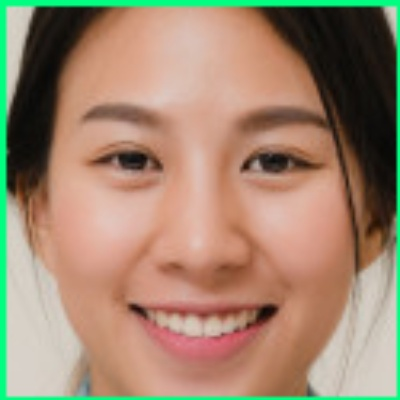
#> input picture images/face.jpg, 400 x 400 px
$ python gray_thresh.py
#> lines starting #> are read from the running program, lines starting #| are printed output that depends on the picture; after the words box and inside, x2 and y2 are one past the last pixel; in counts of white or black regions, pixels touching at a corner belong together
import cv2

# show the coordinate of the image
def show(image):
    for y in range(8,14):
        for x in range(6,10):
            print(image[y,x],end=" ")
        print()
    print()

# read the file
img = cv2.imread('images/face.jpg')
#> img is the input picture: shape (400, 400, 3); mean B, G, R 111.4, 134.8, 159.4

# change to grey color
gray = cv2.cvtColor(img, cv2.COLOR_BGR2GRAY)
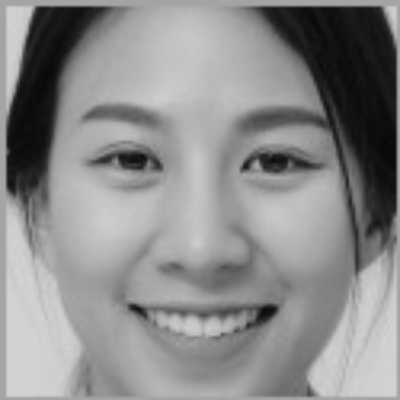
#> gray: shape (400, 400); min 8, max 212, mean 139.5
print("gray.shape=",gray.shape)
#| gray.shape= (400, 400)
show(gray)
#> the loop in show, `for y in range(8,14):` made 6 passes
#| 187 203 209 209
#| 187 203 209 209
#| 187 203 209 209
#| 187 202 209 209
#| 187 202 208 209
#| 187 202 208 209

# change to black white color
_,thresh = cv2.threshold(gray, 187, 255, cv2.THRESH_BINARY)
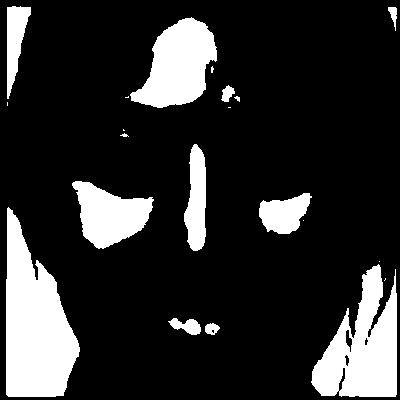
#> thresh: shape (400, 400); 18% white; 21 white regions (9 under 20 px), largest, box (x1, y1, x2, y2) and area: (6, 207, 80, 397) 8825, (311, 264, 397, 397) 6702, (130, 17, 217, 108) 4823
print("thresh.shape=",thresh.shape)
#| thresh.shape= (400, 400)
show(thresh)
#> the loop in show (call 2), `for y in range(8,14):` made 6 passes
#| 0 255 255 255
#| 0 255 255 255
#| 0 255 255 255
#| 0 255 255 255
#| 0 255 255 255
#| 0 255 255 255

# grey color using previous method
gray2 = cv2.imread("images/face.jpg", 0)
#> gray2: shape (400, 400); min 8, max 212, mean 139.5
print("gray2.shape=",gray.shape)
#| gray2.shape= (400, 400)
show(gray2)

# change to black white from gray2
# if > 100 change to 0
_,thresh2 = cv2.threshold(gray2, 187, 200, cv2.THRESH_BINARY_INV)
print("thresh2.shape=",thresh.shape)
#| thresh2.shape= (400, 400)
show(thresh2)

$ run again, with images/person1.jpg copied over images/face.jpg
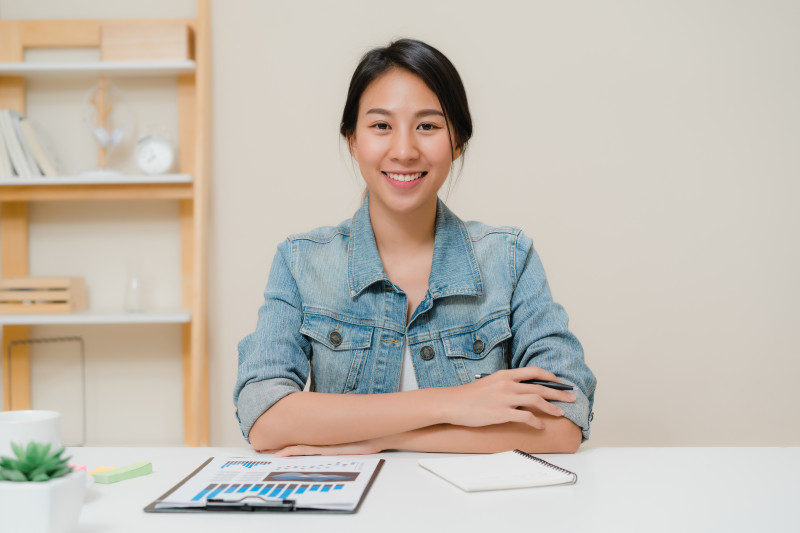
#> input picture images/person1.jpg, 800 x 533 px
#> img is the input picture: shape (533, 800, 3); mean B, G, R 178.9, 189, 196.3
#> `gray = cv2.cvtColor(img, cv2.COLOR_BGR2GRAY)`:
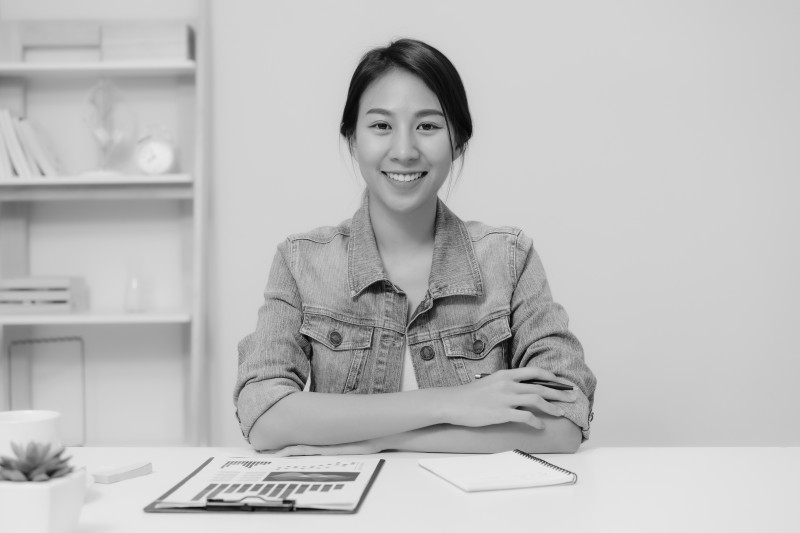
#> gray: shape (533, 800); min 3, max 241, mean 190
#| gray.shape= (533, 800)
#> the loop in show, `for y in range(8,14):` made 6 passes
#| 198 197 198 198
#| 198 197 198 198
#| 198 197 198 198
#| 197 196 198 198
#| 197 196 197 197
#> (further printed lines are left out)
#> `_,thresh = cv2.threshold(gray, 187, 255, cv2.THRESH_BINARY)`:
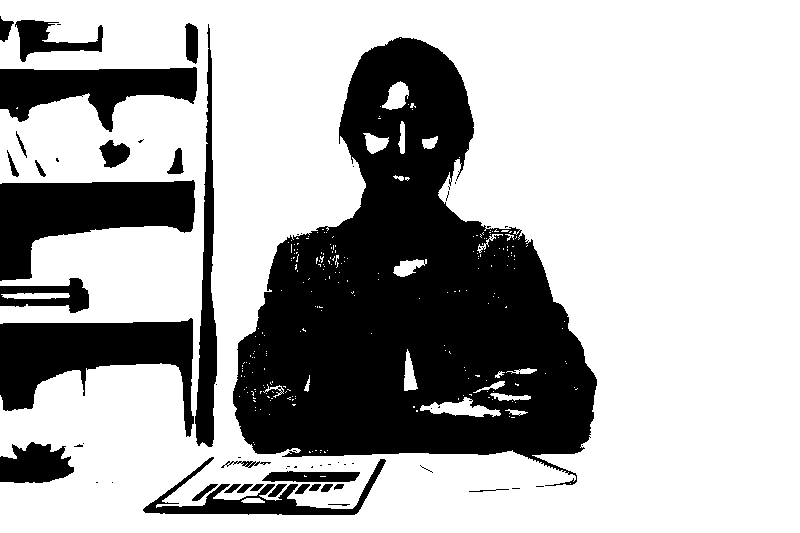
#> thresh: shape (533, 800); 68.9% white; 63 black regions (34 under 20 px), largest, box (x1, y1, x2, y2) and area: (233, 37, 597, 486) 87517, (0, 180, 195, 281) 10939, (0, 318, 194, 437) 10930
#| thresh.shape= (533, 800)
#> the loop in show (call 2), `for y in range(8,14):` made 6 passes
#| 255 255 255 255
#| 255 255 255 255
#| 255 255 255 255
#| 255 255 255 255
#| 255 255 255 255
#> (further printed lines are left out)
#| gray2.shape= (533, 800)
#| thresh2.shape= (533, 800)

$ run again, with images/person3.jpg copied over images/face.jpg
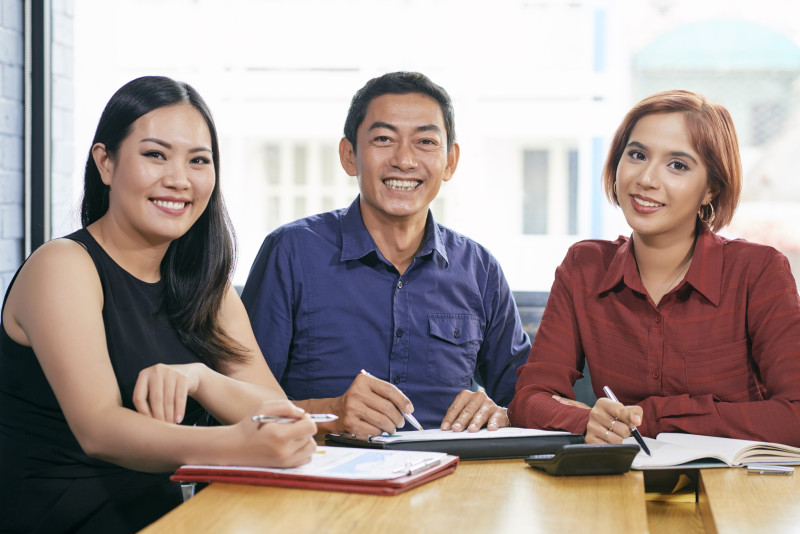
#> input picture images/person3.jpg, 800 x 534 px
#> img is the input picture: shape (534, 800, 3); mean B, G, R 145.1, 148.6, 163
#> `gray = cv2.cvtColor(img, cv2.COLOR_BGR2GRAY)`:
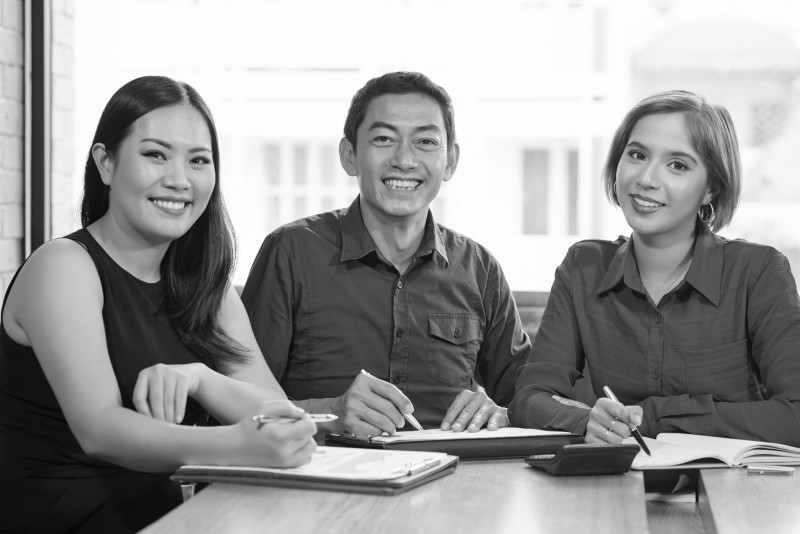
#> gray: shape (534, 800); min 5, max 255, mean 152.5
#| gray.shape= (534, 800)
#> the loop in show, `for y in range(8,14):` made 6 passes
#| 211 210 205 204
#| 211 210 206 205
#| 210 209 207 206
#| 210 209 208 207
#| 210 209 208 208
#> (further printed lines are left out)
#> `_,thresh = cv2.threshold(gray, 187, 255, cv2.THRESH_BINARY)`:
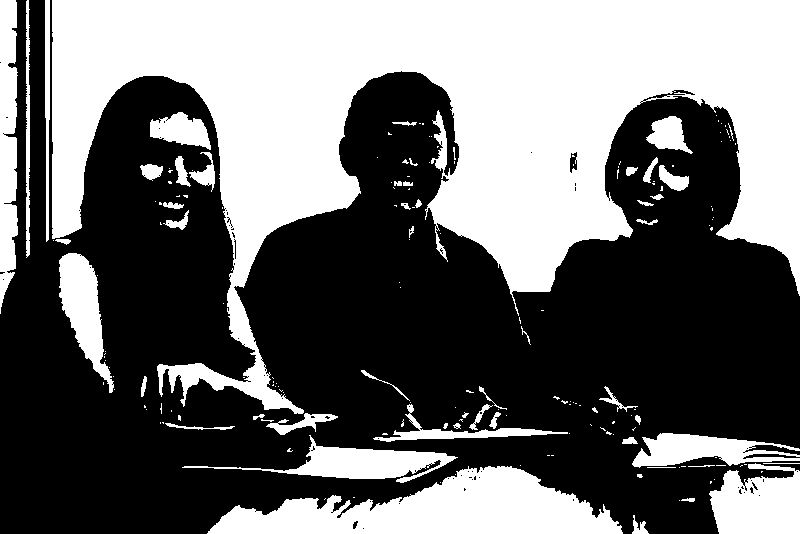
#> thresh: shape (534, 800); 42.4% white; 182 white regions (129 under 20 px), largest, box (x1, y1, x2, y2) and area: (52, 0, 800, 414) 134584, (207, 466, 623, 534) 15897, (709, 463, 800, 534) 4988
#| thresh.shape= (534, 800)
#> the loop in show (call 2), `for y in range(8,14):` made 6 passes
#| 255 255 255 255
#| 255 255 255 255
#| 255 255 255 255
#| 255 255 255 255
#| 255 255 255 255
#> (further printed lines are left out)
#| gray2.shape= (534, 800)
#| thresh2.shape= (534, 800)

$ run again, with images/person5.jpg copied over images/face.jpg
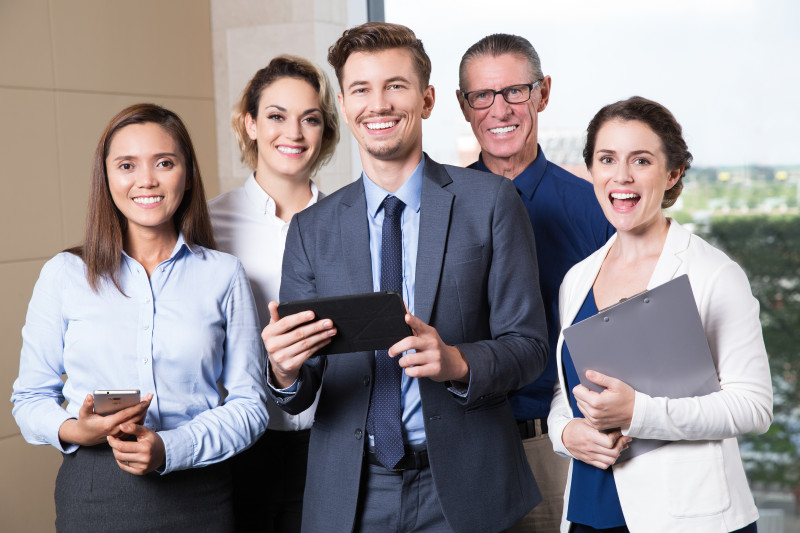
#> input picture images/person5.jpg, 800 x 533 px
#> img is the input picture: shape (533, 800, 3); mean B, G, R 145.5, 142.3, 149
#> `gray = cv2.cvtColor(img, cv2.COLOR_BGR2GRAY)`:
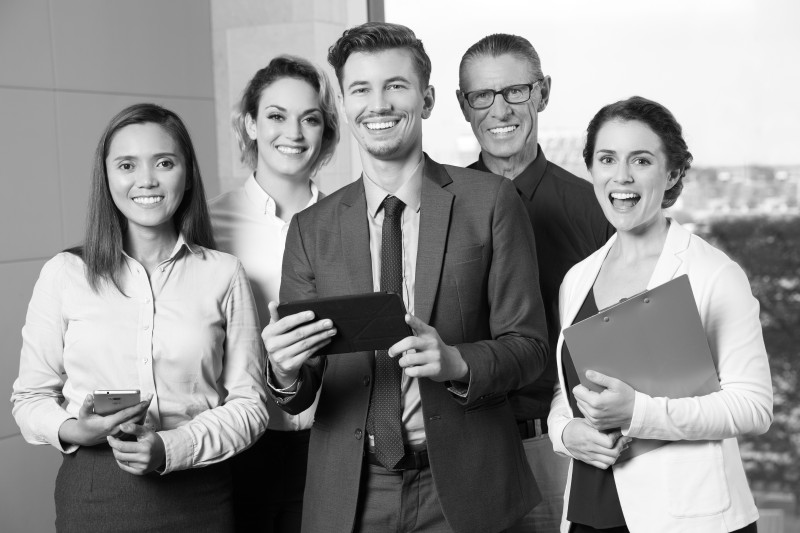
#> gray: shape (533, 800); min 0, max 255, mean 144.7
#| gray.shape= (533, 800)
#> the loop in show, `for y in range(8,14):` made 6 passes
#| 147 147 148 148
#| 147 148 148 148
#| 148 148 148 148
#| 148 148 148 149
#| 148 148 149 149
#> (further printed lines are left out)
#> `_,thresh = cv2.threshold(gray, 187, 255, cv2.THRESH_BINARY)`:
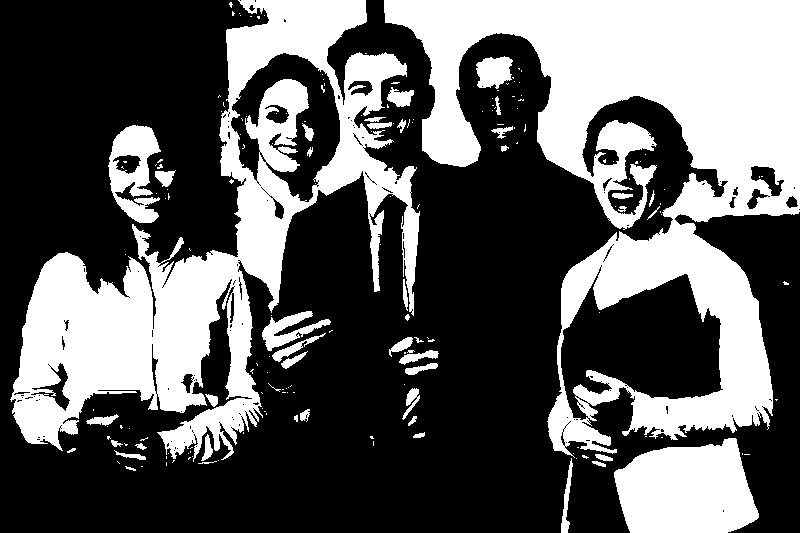
#> thresh: shape (533, 800); 36.9% white; 181 white regions (136 under 20 px), largest, box (x1, y1, x2, y2) and area: (384, 0, 800, 458) 78201, (10, 0, 420, 462) 58790, (614, 438, 759, 533) 10678
#| thresh.shape= (533, 800)
#> the loop in show (call 2), `for y in range(8,14):` made 6 passes
#| 0 0 0 0
#| 0 0 0 0
#| 0 0 0 0
#| 0 0 0 0
#| 0 0 0 0
#> (further printed lines are left out)
#| gray2.shape= (533, 800)
#| thresh2.shape= (533, 800)
